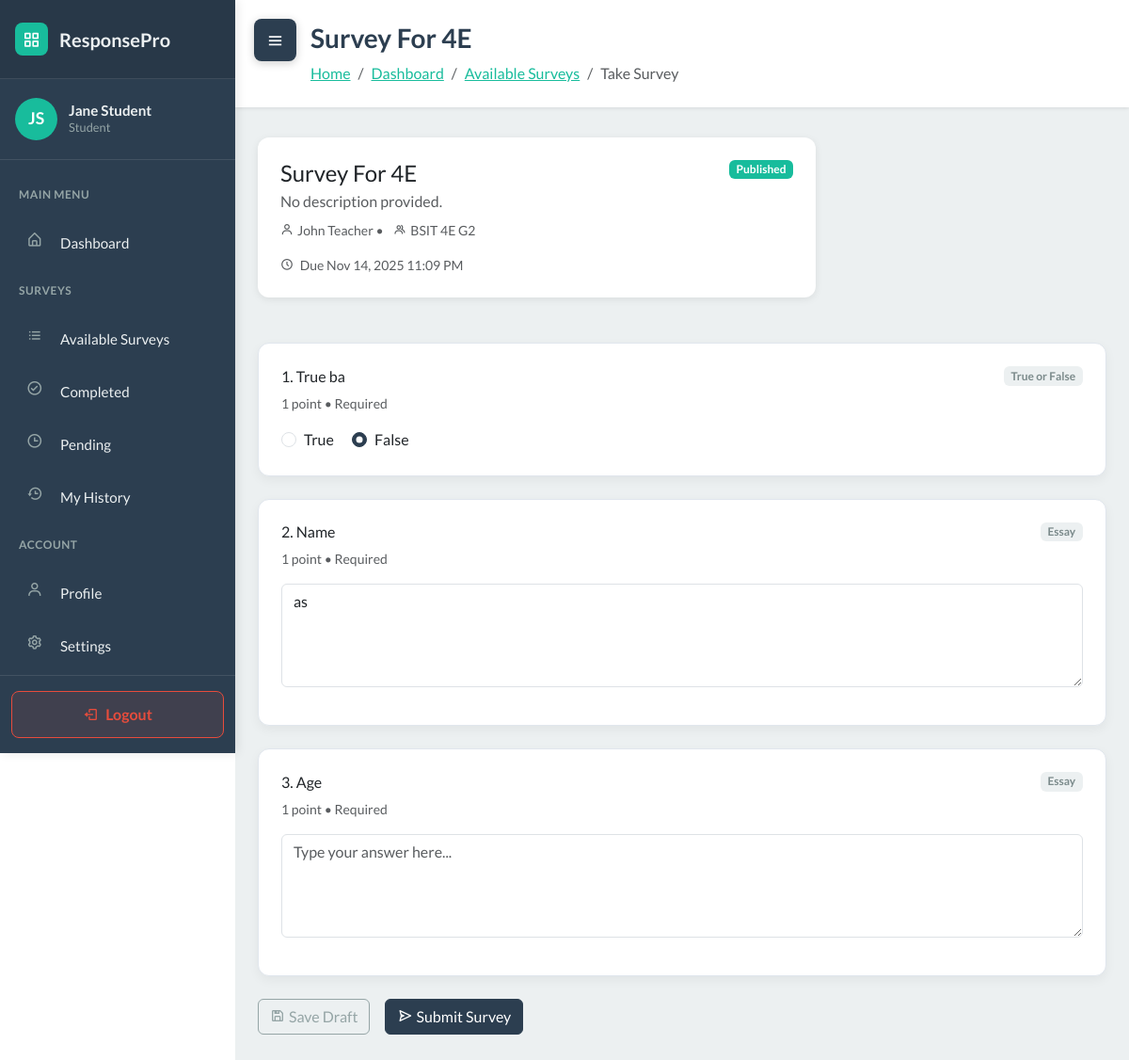
Screenshot of /student/surveys/3/take/ (signed in) with the database file from the repository.
### WebSurvey/models.py (models this page shows, shortened)
class User(AbstractUser):
    ROLE_CHOICES = [
        ('student', 'Student'),
        ('teacher', 'Teacher'),
    ]
    role = models.CharField('role', max_length=20, choices=ROLE_CHOICES, default='student')
    section = models.ForeignKey(Section, null=True, blank=True, on_delete=models.SET_NULL, related_name='students')

class Survey(models.Model):
    STATUS_CHOICES = [
        ('draft', 'Draft'),
        ('published', 'Published'),
        ('closed', 'Closed'),
    ]
    title = models.CharField(max_length=255)
    description = models.TextField(blank=True)
    teacher = models.ForeignKey(User, on_delete=models.CASCADE, related_name='surveys')
    sections = models.ManyToManyField(Section, blank=True, related_name='surveys')
    status = models.CharField(max_length=20, choices=STATUS_CHOICES, default='draft')
    total_points = models.IntegerField(default=0)
    time_limit = models.IntegerField(null=True, blank=True, help_text="Time limit in minutes")
    due_date = models.DateTimeField(null=True, blank=True)
    created_at = models.DateTimeField(auto_now_add=True)
    updated_at = models.DateTimeField(auto_now=True)
    class Meta:
        ordering = ['-created_at']

class Section(models.Model):
    name = models.CharField(max_length=150)
    teacher = models.ForeignKey('User', on_delete=models.CASCADE, related_name='sections')

class Question(models.Model):
    QUESTION_TYPES = [
        ('multiple_choice', 'Multiple Choice'),
        ('true_false', 'True or False'),
        ('essay', 'Essay'),
        ('enumeration', 'Enumeration'),
    ]
    survey = models.ForeignKey(Survey, on_delete=models.CASCADE, related_name='questions')
    question_type = models.CharField(max_length=20, choices=QUESTION_TYPES)
    question_text = models.TextField()
    points = models.IntegerField(default=1)
    order = models.IntegerField(default=0)
    required = models.BooleanField(default=True)
    created_at = models.DateTimeField(auto_now_add=True)
    updated_at = models.DateTimeField(auto_now=True)
    class Meta:
        ordering = ['order']

class QuestionAnswer(models.Model):
    response = models.ForeignKey(StudentResponse, on_delete=models.CASCADE, related_name='answers')
    question = models.ForeignKey(Question, on_delete=models.CASCADE)
    selected_option = models.ForeignKey(MultipleChoiceOption, null=True, blank=True, on_delete=models.SET_NULL)
    true_false_answer = models.BooleanField(null=True, blank=True)
    text_answer = models.TextField(blank=True)
    points_earned = models.FloatField(default=0)
    is_correct = models.BooleanField(null=True, blank=True)
    created_at = models.DateTimeField(auto_now_add=True)
    updated_at = models.DateTimeField(auto_now=True)

### WebSurvey/views.py (the view, shortened to what this page needs)
# urls.py: path('student/surveys/<int:survey_id>/take/', views.take_survey, name='take_survey'),
@login_required
def take_survey(request, survey_id):
    if request.user.role != 'student':
        messages.error(request, 'Only students can access this page.')
        return redirect('dashboard')
    auto_close_due_surveys()
    survey = get_object_or_404(
        Survey.objects.select_related('teacher')
        .prefetch_related('questions__options', 'questions__enumeration_answers'),
        id=survey_id,
        status__in=['published', 'closed']
    )
    section = request.user.section
    if not section or not survey.sections.filter(id=section.id).exists():
        messages.error(request, 'This survey is not assigned to your section.')
        return redirect('student_available_surveys')
    if survey.status == 'closed':
        messages.error(request, 'This survey is already closed.')
        return redirect('student_available_surveys')
    response = StudentResponse.objects.filter(survey=survey, student=request.user).select_related('survey').first()
    if response and response.is_submitted:
        messages.info(request, 'You have already submitted this survey.')
        return redirect('student_completed_surveys')
    answer_map = {}
    if response:
        for answer in response.answers.select_related('selected_option'):
            answer_map[answer.question_id] = answer
    questions = list(survey.questions.all())
    for question in questions:
        question.existing_answer = answer_map.get(question.id)
    context = {
        'user': request.user,
        'survey': survey,
        'student_section': section,
        'response': response,
        'questions': questions,
    }
    return render(request, 'student_take_survey.html', context)

### WebSurvey/templates/student_take_survey.html (shortened to what this page needs)
<!DOCTYPE html>
{% load static %}
<html data-bs-theme="light" lang="en">
<head>
    <link rel="stylesheet" href="https://cdn.jsdelivr.net/npm/bootswatch@5.3.6/dist/flatly/bootstrap.min.css">
    <link rel="stylesheet" href="https://cdn.jsdelivr.net/npm/boxicons@latest/css/boxicons.min.css">
    <link rel="stylesheet" href="https://cdnjs.cloudflare.com/ajax/libs/font-awesome/4.7.0/css/font-awesome.min.css">
    <link rel="stylesheet" href="{% static 'css/dashboard-sidebar.css' %}">
    <link rel="stylesheet" href="{% static 'css/bss-overrides.css' %}">
</head>
<body>
    <button class="sidebar-toggle shifted" id="sidebarToggle">
        <i class="bx bx-menu"></i>
    </button>
    <aside class="dashboard-sidebar" id="sidebar">
        <div class="sidebar-header">
            <a href="{% url 'dashboard' %}" class="sidebar-brand">
                <div class="brand-icon">
                    <i class="bx bx-grid-alt" style="color: white;"></i>
                </div>
                <span>ResponsePro</span>
            </a>
        </div>
        <div class="sidebar-user">
            <div class="user-avatar">
                {{ user.first_name.0|upper }}{{ user.last_name.0|upper }}
            </div>
            <div class="user-info">
                <h6>{{ user.first_name }} {{ user.last_name }}</h6>
                <p>{{ user.get_role_display }}</p>
            </div>
        </div>
        <nav class="sidebar-nav">
            <div class="nav-section-title">Main Menu</div>
            <div class="sidebar-nav-item">
                <a href="{% url 'dashboard' %}" class="sidebar-nav-link">
                    <i class="bx bx-home-alt"></i>
                    <span>Dashboard</span>
                </a>
            </div>
            <div class="nav-section-title">Surveys</div>
            <div class="sidebar-nav-item">
                <a href="{% url 'student_available_surveys' %}" class="sidebar-nav-link">
                    <i class="bx bx-list-ul"></i>
                    <span>Available Surveys</span>
                </a>
            </div>
            <div class="sidebar-nav-item">
                <a href="{% url 'student_completed_surveys' %}" class="sidebar-nav-link">
                    <i class="bx bx-check-circle"></i>
                    <span>Completed</span>
                </a>
            </div>
            <div class="sidebar-nav-item">
                <a href="{% url 'student_pending_surveys' %}" class="sidebar-nav-link">
                    <i class="bx bx-time"></i>
                    <span>Pending</span>
                </a>
            </div>
            <div class="sidebar-nav-item">
                <a href="#" class="sidebar-nav-link">
                    <i class="bx bx-history"></i>
                    <span>My History</span>
                </a>
            </div>
            <div class="nav-section-title">Account</div>
            <div class="sidebar-nav-item">
                <a href="#" class="sidebar-nav-link">
                    <i class="bx bx-user"></i>
                    <span>Profile</span>
                </a>
            </div>
            <div class="sidebar-nav-item">
                <a href="#" class="sidebar-nav-link">
                    <i class="bx bx-cog"></i>
                    <span>Settings</span>
                </a>
            </div>
        </nav>
        <div class="sidebar-logout">
            <a href="{% url 'logout' %}" class="logout-btn">
                <i class="bx bx-log-out"></i>
                <span>Logout</span>
            </a>
        </div>
    </aside>
    <main class="dashboard-content" id="mainContent">
        <div class="content-header">
            <h1>{{ survey.title }}</h1>
            <nav aria-label="breadcrumb">
                <ol class="breadcrumb">
                    <li class="breadcrumb-item"><a href="{% url 'landing' %}">Home</a></li>
                    <li class="breadcrumb-item"><a href="{% url 'dashboard' %}">Dashboard</a></li>
                    <li class="breadcrumb-item"><a href="{% url 'student_available_surveys' %}">Available Surveys</a></li>
                    <li class="breadcrumb-item active" aria-current="page">Take Survey</li>
                </ol>
            </nav>
        </div>
        <div class="container-fluid px-4 pb-5">
            <div class="row mb-4">
                <div class="col-lg-8">
                    <div class="dashboard-card">
                        <div class="d-flex justify-content-between align-items-start">
                            <div>
                                <h4 class="mb-1">{{ survey.title }}</h4>
                                <p class="text-muted mb-2">{{ survey.description|default:"No description provided." }}</p>
                                <div class="text-muted small">
                                    <i class="bx bx-user me-1"></i>{{ survey.teacher.get_full_name|default:survey.teacher.username }} •
                                    <i class="bx bx-group me-1 ms-2"></i>{{ student_section.name }}
                                </div>
                            </div>
                            <span class="badge {% if survey.status == 'published' %}bg-success{% else %}bg-secondary{% endif %}">
                                {{ survey.get_status_display }}
                            </span>
                        </div>
                        <div class="mt-3 text-muted small">
                            <i class="bx bx-time-five me-1"></i>
                            {% if survey.due_date %}
                                Due {{ survey.due_date|date:"M d, Y g:i A" }}
                            {% else %}
                                No due date
                            {% endif %}
                        </div>
                    </div>
                </div>
            </div>
            <form method="post" class="mb-5">
                {% for question in questions %}
                <div class="question-card">
                    <div class="d-flex justify-content-between align-items-center mb-2">
                        <h5 class="mb-0">{{ forloop.counter }}. {{ question.question_text }}</h5>
                        <span class="badge bg-light text-dark">{{ question.get_question_type_display }}</span>
                    </div>
                    <p class="text-muted small mb-3">{{ question.points }} point{% if question.points|default:0 > 1 %}s{% endif %} • {% if question.required %}Required{% else %}Optional{% endif %}</p>
                    {% if question.question_type == 'multiple_choice' %}
                        {% for option in question.options.all %}
                        <div class="form-check mb-2">
                            <input class="form-check-input" type="radio"
                                   name="question_{{ question.id }}"
                                   id="option_{{ option.id }}"
                                   value="{{ option.id }}"
                                   {% if question.existing_answer and question.existing_answer.selected_option_id == option.id %}checked{% endif %}>
                            <label class="form-check-label" for="option_{{ option.id }}">
                                {{ option.option_text }}
                            </label>
                        </div>
                        {% endfor %}
                    {% elif question.question_type == 'true_false' %}
                        <div class="form-check form-check-inline">
                            <input class="form-check-input" type="radio"
                                   name="question_{{ question.id }}"
                                   id="question_{{ question.id }}_true"
                                   value="true"
                                   {% if question.existing_answer and question.existing_answer.true_false_answer %}checked{% endif %}>
                            <label class="form-check-label" for="question_{{ question.id }}_true">True</label>
                        </div>
                        <div class="form-check form-check-inline">
                            <input class="form-check-input" type="radio"
                                   name="question_{{ question.id }}"
                                   id="question_{{ question.id }}_false"
                                   value="false"
                                   {% if question.existing_answer and question.existing_answer.true_false_answer is not None and not question.existing_answer.true_false_answer %}checked{% endif %}>
                            <label class="form-check-label" for="question_{{ question.id }}_false">False</label>
                        </div>
                    {% else %}
                        <div class="mb-3">
                            <textarea class="form-control" rows="4"
                                      name="question_{{ question.id }}"
                                      placeholder="Type your answer here...">{% if question.existing_answer %}{{ question.existing_answer.text_answer }}{% endif %}</textarea>
                        </div>
                    {% endif %}
                </div>
                {% empty %}
                <div class="question-card text-center">
                    <p class="text-muted mb-0">No questions have been added to this survey yet.</p>
                </div>
                {% endfor %}
                {% if questions %}
                <div class="d-flex gap-3">
                    <button type="submit" name="action" value="draft" class="btn btn-outline-secondary">
                        <i class="bx bx-save me-1"></i>Save Draft
                    </button>
                    <button type="submit" name="action" value="submit" class="btn btn-primary" id="submitSurveyBtn">
                        <i class="bx bx-send me-1"></i>Submit Survey
                    </button>
                </div>
                {% endif %}
            </form>
        </div>
    </main>
</body>
</html>

### rows the page displays
User: first_name.0 "J", last_name.0 "S", first_name "Jane", last_name "Student", role "Student"
Survey: title "Survey For 4E", description "No description provided.", teacher.get_full_name "John Teacher", status "Published", due_date "Nov 14, 2025 11:09 PM"
Section: name "BSIT 4E G2"
Question: question_text "True ba", question_type "True or False", points "1", required "Required", id "☐ True", id "☑ False"
Question: question_text "Name", question_type "Essay", points "1", required "Required", id "as"
Question: question_text "Age", question_type "Essay", points "1", required "Required", id "Type your answer here..."
